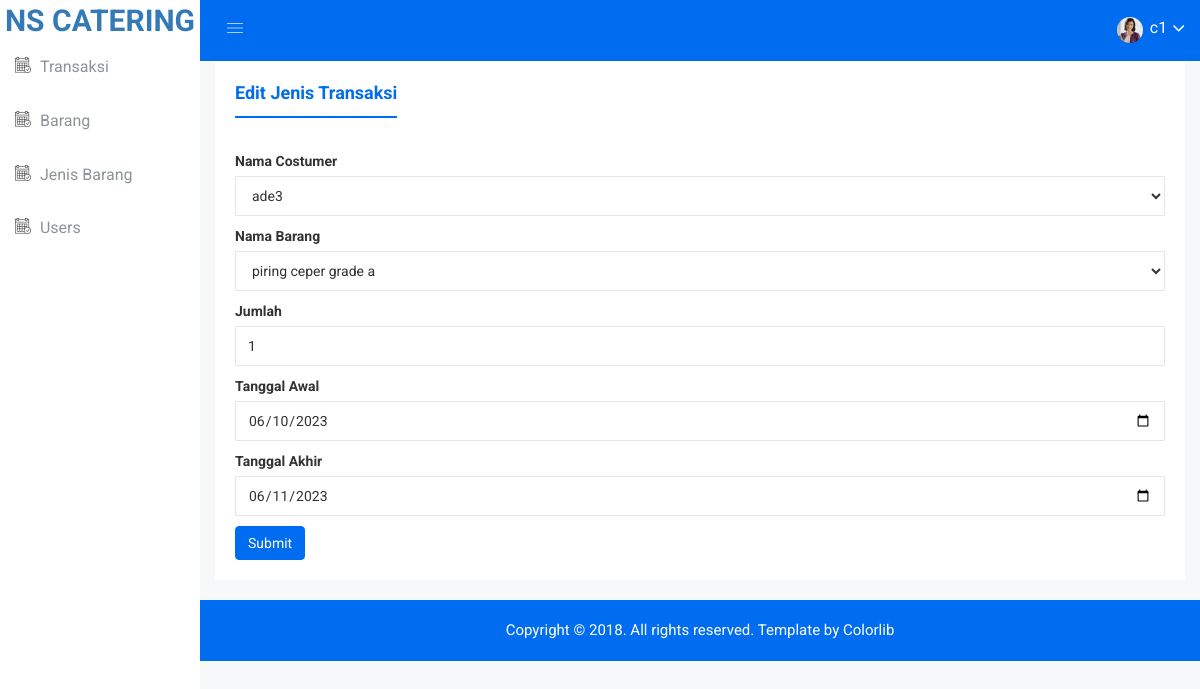
The page /edit_transaksi.php?id_transaksi=4 (signed in) on the database its author committed.
### tables this page shows
CREATE TABLE `transaksi` (
  `id_transaksi` int(11) NOT NULL,
  `id_barang` int(11) NOT NULL,
  `id_users` int(11) NOT NULL,
  `jumlah` int(11) NOT NULL,
  `tanggal_awal` varchar(50) NOT NULL,
  `tanggal_akhir` varchar(50) NOT NULL
);

CREATE TABLE `users` (
  `id_users` int(11) NOT NULL,
  `email` varchar(50) NOT NULL,
  `password` varchar(50) NOT NULL,
  `level` varchar(10) NOT NULL,
  `username` varchar(50) NOT NULL,
  `nama` varchar(50) NOT NULL,
  `alamat` varchar(100) NOT NULL,
  `no_telp` varchar(20) NOT NULL
);

CREATE TABLE `barang` (
  `id_barang` int(11) NOT NULL,
  `nama` varchar(50) NOT NULL,
  `jumlah` int(11) NOT NULL,
  `harga` int(11) NOT NULL,
  `id_jenis_barang` int(11) NOT NULL,
  `gambar` varchar(200) NOT NULL
);

### edit_transaksi.php (the view, shortened to what this page needs)
<?php
include("header.php");
?>
<div class="single-pro-review-area mt-t-30 mg-b-15">
    <div class="container-fluid">
        <div class="row">
            <div class="col-lg-12 col-md-12 col-sm-12 col-xs-12">
                <div class="product-payment-inner-st">
                    <ul id="myTabedu1" class="tab-review-design">
                        <li class="active"><a href="#description">Edit Jenis transaksi</a></li>
                    </ul>
                    <div id="myTabContent" class="tab-content custom-product-edit">
                        <div class="product-tab-list tab-pane fade active in" id="description">
                            <div class="row">
                             <div class="col-lg-12 col-md-12 col-sm-12 col-xs-12">
                                 <div class="review-content-section">
                                     <div class="row">
                                         <div class="col-lg-12 col-md-12 col-sm-12 col-xs-12">
                                             <div class="devit-card-custom">
                                                 <?php
                                                 include "config.php";
                                                 $id_transaksi = $_GET['id_transaksi'];
                                                 $query_mysql = mysqli_query($db ,"SELECT  transaksi.*, barang.nama as nama_barang, users.username as nama_users from transaksi INNER JOIN barang ON barang.id_barang =transaksi.id_barang INNER JOIN users ON users.id_users =transaksi.id_users where transaksi.id_transaksi = $id_transaksi ")or die(mysqli_error($db));
                                                 while($data = mysqli_fetch_array($query_mysql)){
                                                   ?>
 <form action="proses_edit_transaksi.php"method="POST">
                                                    <div class="form-group">
                                                        <label for="">Nama Costumer</label>
                                                        <select name="id_users" class="form-control">
                                                        <option value="<?php echo $data['id_users']?>" ><?php echo $data['nama_users']?></option>
                                                        <?php
                                                        include "config.php";
                                                        $query_mysql = mysqli_query($db ,"SELECT * FROM users " )or die(mysqli_error($db));
                                                        ?>
                                                 </select>
                                             </div>
                                             <div class="form-group">
                                                <label for="">Nama Barang</label>
                                                  <select name="id_barang" class="form-control">
                                                 <option value="<?php echo $data['id_barang']?>" ><?php echo $data['nama_barang']?></option>
                                                 <?php
                                                 include "config.php";
                                                 $query_mysql = mysqli_query($db ,"SELECT * FROM barang " )or die(mysqli_error($db));
                                                  ?>
                                          </select>
                                      </div>
                                       <div class="form-group">
                                        <label for="">Jumlah</label>
                                           <input type="number" class="form-control" name="jumlah" placeholder="jumlah" value="<?php echo $data['jumlah'] ?>">
                                       </div>
                                       <div class="form-group">
                                        <label for="">Tanggal Awal</label>
                                           <input type="date" class="form-control" name="tanggal_awal" placeholder="tanggal_awal" value="<?php echo $data['tanggal_awal'] ?>">
                                       </div>                                                                                                                                                                                            <div class="form-group">
                                           <div class="form-group">
                                            <label for="">Tanggal Akhir</label>
                                               <input type="date" class="form-control" name="tanggal_akhir" placeholder="tanggal_akhir" value="<?php echo $data['tanggal_akhir'] ?>">
                                           </div>
                                       </div>
                                       <input class="btn btn-primary waves-effect waves-light" name="item" type="submit">
                                       </input> </form>      <?php } ?>
                                   </div>
                               </div>
                           </div>
                       </div>
                   </div>
               </div>
           </div>
       </div>
   </div>
</div>
</div>
</div>
</div>
<?php
include("footer.php");
?>

### css/main.css (style rules this page uses)
html { color: #222; font-size: 1em; line-height: 1.4; }

### rows shown on the page
transaksi: id_users "ade3", id_barang "piring ceper grade a", jumlah "1", tanggal_awal "06/10/2023", tanggal_akhir "06/11/2023"

### other values the page prints
$_SESSION['username'] "c1"
